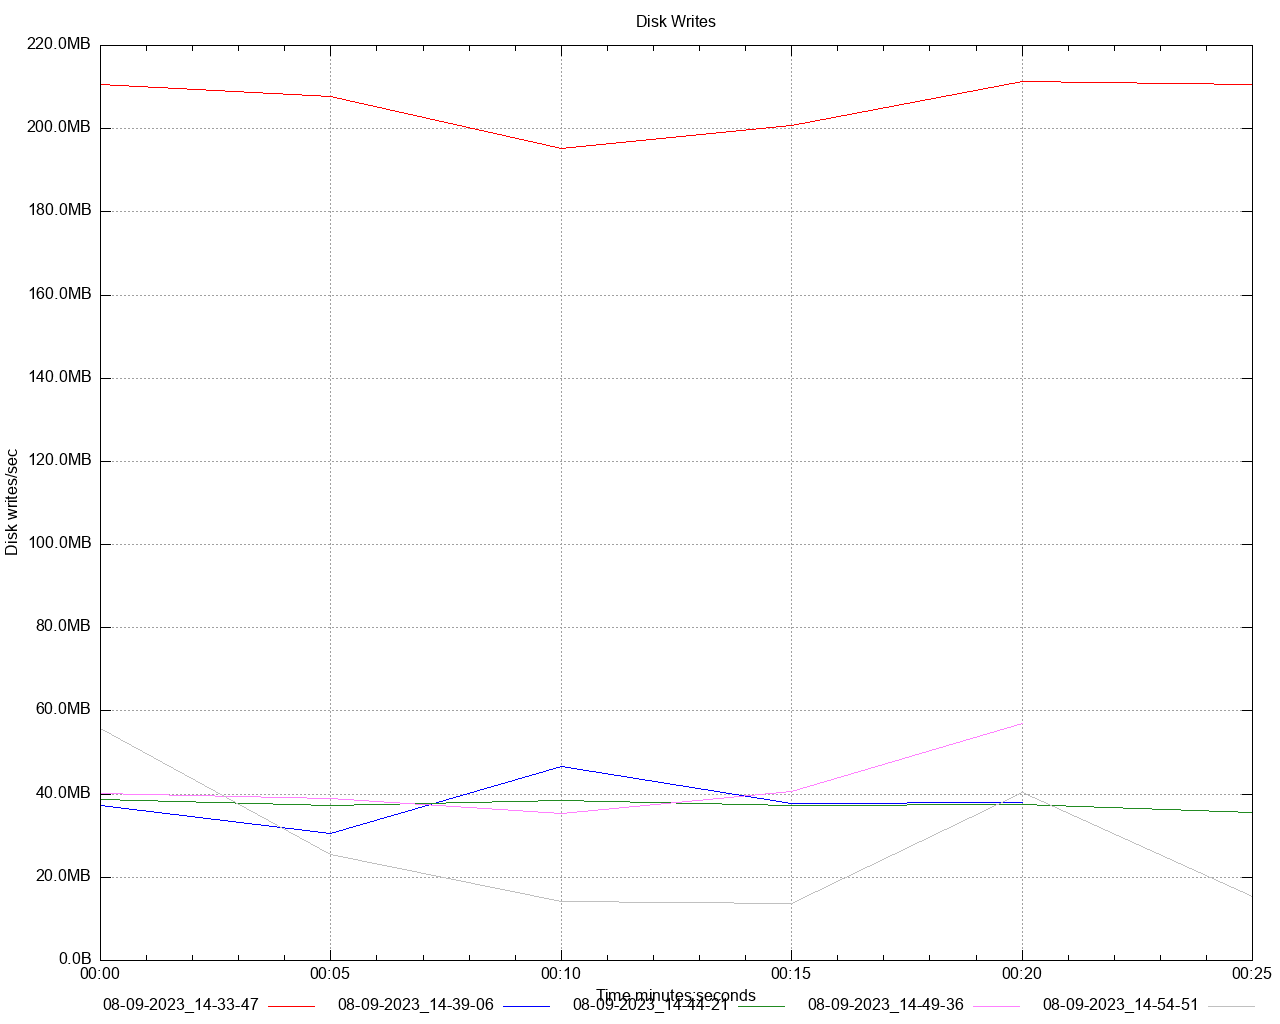

Here is the gnuplot script that generated this plot:
set title 'Disk Writes' noenhanced
set style data lines
set datafile separator ","
set terminal png size 1280,1024
set grid
set key below
set xdata time
set timefmt "%s"
offset = 0
t0(x)=(offset=($0==0) ? x : offset, x - offset)
set xlabel 'Time minutes:seconds'
set ylabel 'Disk writes/sec'
set format y '%.1s%cB'
set output '/Users/gbarnett/git/hazelcast-simulator/atomiclong-3node-member/atomicreference/dstat/disk_write_A2.png'
plot \
   '/Users/gbarnett/git/hazelcast-simulator/atomiclong-3node-member/atomicreference/data/disk_write_A2_1.data' using (t0(timecolumn(1))):2 title "08-09-2023_14-33-47" noenhanced lt rgb "red", \
   '/Users/gbarnett/git/hazelcast-simulator/atomiclong-3node-member/atomicreference/data/disk_write_A2_2.data' using (t0(timecolumn(1))):2 title "08-09-2023_14-39-06" noenhanced lt rgb "blue", \
   '/Users/gbarnett/git/hazelcast-simulator/atomiclong-3node-member/atomicreference/data/disk_write_A2_3.data' using (t0(timecolumn(1))):2 title "08-09-2023_14-44-21" noenhanced lt rgb "forest-green", \
   '/Users/gbarnett/git/hazelcast-simulator/atomiclong-3node-member/atomicreference/data/disk_write_A2_4.data' using (t0(timecolumn(1))):2 title "08-09-2023_14-49-36" noenhanced lt rgb "orchid", \
   '/Users/gbarnett/git/hazelcast-simulator/atomiclong-3node-member/atomicreference/data/disk_write_A2_5.data' using (t0(timecolumn(1))):2 title "08-09-2023_14-54-51" noenhanced lt rgb "grey", \
